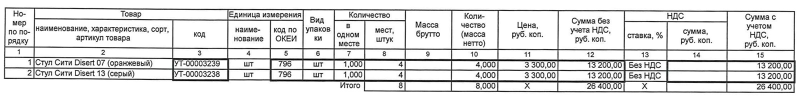
#> input picture table_11.jpg, 1600 x 192 px (shown at 1/2 size)
$ python cellextractor.py table_11.jpg
#> lines starting #> are read from the running program, lines starting #| are printed output that depends on the picture; after the words box and inside, x2 and y2 are one past the last pixel; in counts of white or black regions, pixels touching at a corner belong together
import sys
import cv2
import numpy as np
import pytesseract
import pandas as pd
from generate_table import generate_table


def load_image(file_name):
#> called with file_name = 'table_11.jpg'
    image = cv2.imread(file_name)
#> image is the input picture: shape (192, 1600, 3); mean B, G, R 219.4, 219.4, 219.4
    if image is None:
        raise ValueError("Файл не прочитан!")
    return image


def resize_image(image, new_width=1600):
#> called with new_width = 1600
    height, width = image.shape[0], image.shape[1]
#> height = 192; width = 1600
    ratio = width / height
#> ratio = 8.33
    new_height = int(new_width / ratio)
#> new_height = 192
    return cv2.resize(image, (new_width, new_height))


def binarization_image(image, block_size=15):
#> called with block_size = 15
    gray = cv2.cvtColor(image, cv2.COLOR_BGR2GRAY)
    thresh = cv2.adaptiveThreshold(gray, 255, cv2.ADAPTIVE_THRESH_GAUSSIAN_C, cv2.THRESH_BINARY_INV, block_size, 5)
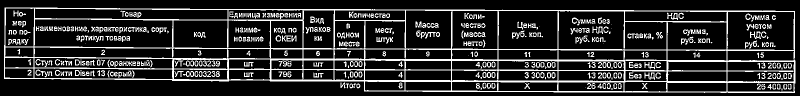
#> thresh: shape (192, 1600) (shown at 1/2 size); 17.4% white; 433 white regions (46 under 20 px), largest, box (x1, y1, x2, y2) and area: (8, 15, 1591, 186) 32005, (1490, 27, 1519, 43) 164, (1144, 35, 1171, 51) 158
    return thresh


def get_contours(thresh, max_area=50000, min_area=1000):
    contours = cv2.findContours(thresh, cv2.RETR_TREE, cv2.CHAIN_APPROX_SIMPLE)[0]
    cells_contours = []
    for contour in contours:
        area = cv2.contourArea(contour)
        if area < max_area and area > min_area:
            cells_contours.append(contour)
    return cells_contours

def remove_table_lines(image, resized_image):
    # inverted_image = cv2.bitwise_not(image)
    # cv2.imshow('result', resized_image)
    # cv2.waitKey()
    hor = np.array([[1, 1, 1, 1, 1, 1, 1]])
    vertical_lines_eroded_image = cv2.erode(image, hor, iterations=10)
#> vertical_lines_eroded_image: shape (192, 1600); 6.8% white in thin lines or dots, all inside (x1, y1, x2, y2) = (38, 15, 1561, 186)
    vertical_lines_eroded_image = cv2.dilate(vertical_lines_eroded_image, hor, iterations=10)
#> vertical_lines_eroded_image: shape (192, 1600); 8.1% white; 9 white regions, largest, box (x1, y1, x2, y2) and area: (8, 156, 1591, 166) 4865, (8, 114, 1591, 124) 4743, (9, 15, 1590, 24) 3854
    ver = np.array([[1],
                    [1],
                    [1],
                    [1],
                    [1],
                    [1],
                    [1]])
    horizontal_lines_eroded_image = cv2.erode(image, ver, iterations=10)
#> horizontal_lines_eroded_image: shape (192, 1600); 0.74% white in thin lines or dots, all inside (x1, y1, x2, y2) = (8, 45, 1590, 156)
    horizontal_lines_eroded_image = cv2.dilate(horizontal_lines_eroded_image, ver, iterations=10)
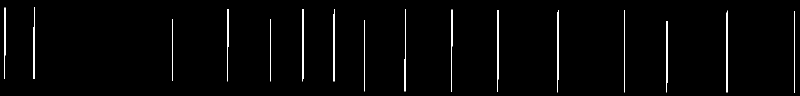
#> horizontal_lines_eroded_image: shape (192, 1600) (shown at 1/2 size); 1.4% white in thin lines or dots, all inside (x1, y1, x2, y2) = (8, 15, 1590, 186)
    combined_image = cv2.add(vertical_lines_eroded_image, horizontal_lines_eroded_image)
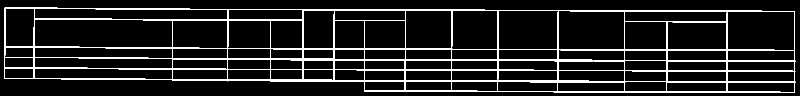
#> combined_image: shape (192, 1600) (shown at 1/2 size); 9.4% white; 1 white region, box (x1, y1, x2, y2) and area: (8, 15, 1591, 186) 28860
    # cv2.imshow('result', combined_image)
    # cv2.waitKey()
    kernel = cv2.getStructuringElement(cv2.MORPH_RECT, (3, 3))
    combined_image_dilated = cv2.dilate(combined_image, kernel, iterations=2)
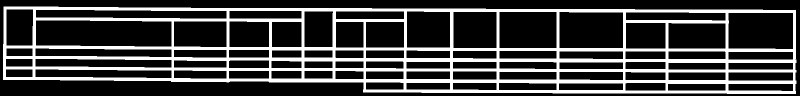
#> combined_image_dilated: shape (192, 1600) (shown at 1/2 size); 24.3% white; 1 white region
    resized_image = cv2.cvtColor(resized_image, cv2.COLOR_BGR2GRAY)
    resized_image = cv2.bitwise_not(resized_image)
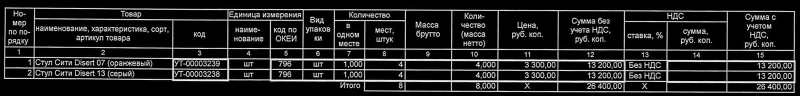
#> resized_image: shape (192, 1600) (shown at 1/2 size); min 0, max 255, mean 35.6
    image_without_lines = cv2.subtract(resized_image, combined_image_dilated)
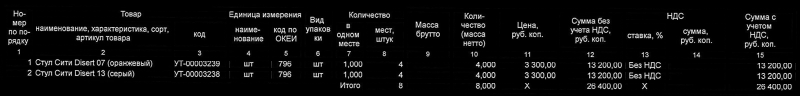
#> image_without_lines: shape (192, 1600) (shown at 1/2 size); min 0, max 255, mean 14.1
    result = cv2.bitwise_not(image_without_lines)
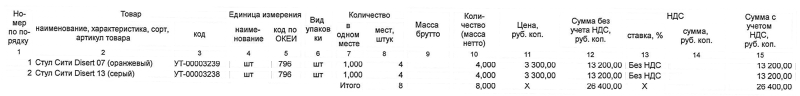
#> result: shape (192, 1600) (shown at 1/2 size); min 0, max 255, mean 240.9
    # cv2.imshow('result', image_without_lines)
    # cv2.waitKey()
    return result

def word_search(image, image_output):
    kernel = np.ones((2, 3), np.uint8)
    # image_temp = cv2.morphologyEx(image, cv2.MORPH_CLOSE, kernel, iterations=3)
    #kernel = np.ones((1, 5), np.uint8)
    #image_temp = cv2.dilate(image, kernel, iterations=3)
    contours = cv2.findContours(image, cv2.RETR_EXTERNAL, cv2.CHAIN_APPROX_SIMPLE)[0]
    text = []
    for contour in contours:
        x, y, w, h = cv2.boundingRect(contour)
        cropped = image_output[y:y+h, x:x+w]
        if cropped.shape[0] == 0 or cropped.shape[1] == 0:
            break
        cropped = cv2.copyMakeBorder(cropped, 10, 10, 10, 10, cv2.BORDER_CONSTANT, value=(255, 255, 255))
        #cropped = cv2.resize(cropped, (cropped.shape[1] * 3, cropped.shape[0] * 3))
        #cv2.imshow('cell', cropped)
        #cv2.waitKey()
        text.append(get_text(cropped))
    text.reverse()
    text = ''.join(text)
    return image_output, ' '.join(text.split())


def get_text(image):
    text = pytesseract.image_to_string(image, config='-l rus+eng --oem 1 --psm 7')
    return text


if __name__ == '__main__':
    image = load_image(sys.argv[1])
    resized_image = resize_image(image)
    thresh = binarization_image(resized_image)
    image_without_lines = remove_table_lines(thresh, resized_image)
    # image_without_lines = cv2.bitwise_not(image_without_lines)
    contours = get_contours(thresh)
#> in get_contours, `contours = cv2.findContours(thresh, cv2.RETR_TREE, cv2.CHAIN_APPROX_SI..`: contours = 739 contours, 196 with area under 20; largest, box (x1, y1, x2, y2) and area: (8, 15, 1591, 186) 243507, (68, 38, 346, 96) 15180, (1454, 23, 1589, 101) 10102, (1116, 21, 1249, 100) 9963, (996, 21, 1117, 99) 9116
#> the loop in get_contours, `for contour in contours:` made 739 passes
#> area on passes 1 to 3: 59, 23.5, 45
#> after the loop in get_contours, `for contour in contours:`: cells_contours = 72 contours; largest, box (x1, y1, x2, y2) and area: (68, 38, 346, 96) 15180, (1454, 23, 1589, 101) 10102, (1116, 21, 1249, 100) 9963, (996, 21, 1117, 99) 9116, (69, 16, 456, 40) 7598
#> contours has the same summary as cells_contours in get_contours
    cropped = None
    mask = np.zeros(thresh.shape, dtype=np.uint8)
    cells = []
    for contour in contours:
        #cv2.drawContours(resized_image, [contour], -1, (255, 255, 255), -1)
        # mask = np.zeros(thresh.shape, dtype=np.uint8)
        x, y, w, h = cv2.boundingRect(contour)
        #print(x, y, w, h)
        # cropped, text = word_search(image_without_lines[y:y+h, x:x+w], resized_image[y:y+h, x:x+w])
#> (the run stopped early here; a loop or call above may not have finished)
